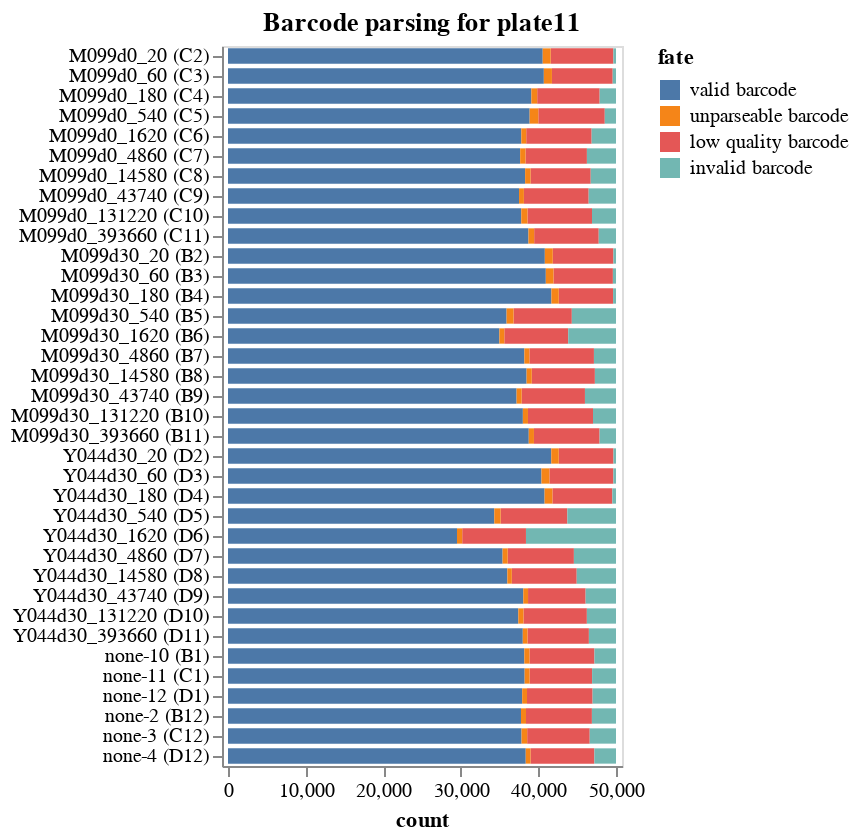

The cell this chart's notebook holds for it:
### Markdown cell above
## Statistics on barcode-parsing for each sample
Make interactive chart of the "fates" of the sequencing reads parsed for each sample on the plate.

If most sequencing reads are not "valid barcodes", this could potentially indicate some problem in the sequencing or barcode set you are parsing.

Potential fates are:
 - *valid barcode*: barcode that matches a known virus or neutralization standard, we hope most reads are this.
 - *invalid barcode*: a barcode with proper flanking sequences, but does not match a known virus or neutralization standard. If you  have a lot of reads of this type, it is probably a good idea to look at the invalid barcode CSVs (in the `./results/barcode_invalid/` subdirectory created by the pipeline) to see what these invalid barcodes are.
 - *unparseable barcode*: could not parse a barcode from this read as there was not a sequence of the correct length with the appropriate flanking sequence.
 - *low quality barcode*: low-quality or `N` nucleotides in barcode, could indicate problem with sequencing.
 - *failed chastity filter*: reads that failed the Illumina chastity filter, if these are reported in the FASTQ (they may not be).

Also, if the number of reads per sample is very uneven, that could indicate that you did not do a good job of balancing the different samples in the Illumina sequencing.

### Code cell
fates = (
    pd.concat([pd.read_csv(f).assign(sample=s) for f, s in zip(fate_csvs, samples)])
    .merge(samples_df, validate="many_to_one", on="sample")
    .assign(
        fate_counts=lambda x: x.groupby("fate")["count"].transform("sum"),
        sample_well=lambda x: x["sample_noplate"] + " (" + x["well"] + ")",
    )
    .query("fate_counts > 0")[  # only keep fates with at least one count
        ["fate", "count", "well", "serum_replicate", "sample_well", "dilution_factor"]
    ]
)

assert len(fates) == len(fates.drop_duplicates())

serum_replicates = sorted(fates["serum_replicate"].unique())
sample_wells = list(
    fates.sort_values(["serum_replicate", "dilution_factor"])["sample_well"]
)
            

serum_selection = alt.selection_point(
    fields=["serum_replicate"],
    bind=alt.binding_select(
        options=[None] + serum_replicates,
        labels=["all"] + serum_replicates,
        name="serum",
    ),
)

fates_chart = (
    alt.Chart(fates)
    .add_params(serum_selection)
    .transform_filter(serum_selection)
    .encode(
        alt.X("count", scale=alt.Scale(nice=False, padding=3)),
        alt.Y(
            "sample_well",
            title=None,
            sort=sample_wells,
        ),
        alt.Color("fate", sort=sorted(fates["fate"].unique(), reverse=True)),
        alt.Order("fate", sort="descending"),
        tooltip=fates.columns.tolist(),
    )
    .mark_bar(height={"band": 0.85})
    .properties(
        height=alt.Step(10),
        width=200,
        title=f"Barcode parsing for {plate}",
    )
    .configure_axis(grid=False)
)

fates_chart

### Figure 1 — Vega-Lite specification as saved in the notebook (floating-point values rounded to 4 significant figures; data arrays with more than 128 entries replaced by an {"elided": "..."} marker saying what was removed)
{"config": {"view": {"continuousWidth": 300, "continuousHeight": 300}, "axis": {"grid": false}}, "data": {"name": "data-65c88dd4b5091024fc8b6f005f84637e"}, "mark": {"type": "bar", "height": {"band": 0.85}}, "encoding": {"color": {"field": "fate", "sort": ["valid barcode", "unparseable barcode", "low quality barcode", "invalid barcode"], "type": "nominal"}, "order": {"field": "fate", "sort": "descending", "type": "nominal"}, "tooltip": [{"field": "fate", "type": "nominal"}, {"field": "count", "type": "quantitative"}, {"field": "well", "type": "nominal"}, {"field": "serum_replicate", "type": "nominal"}, {"field": "sample_well", "type": "nominal"}, {"field": "dilution_factor", "type": "quantitative"}], "x": {"field": "count", "scale": {"nice": false, "padding": 3}, "type": "quantitative"}, "y": {"field": "sample_well", "sort": {"elided": "144 str values"}, "title": null, "type": "nominal"}}, "height": {"step": 10}, "params": [{"name": "param_7", "select": {"type": "point", "fields": ["serum_replicate"]}, "bind": {"input": "select", "options": [null, "M099d0", "M099d30", "Y044d30", "none-10", "none-11", "none-12", "none-2", "none-3", "none-4"], "labels": ["all", "M099d0", "M099d30", "Y044d30", "none-10", "none-11", "none-12", "none-2", "none-3", "none-4"], "name": "serum"}}], "title": "Barcode parsing for plate11", "transform": [{"filter": {"param": "param_7"}}], "width": 200, "$schema": "https://vega.github.io/schema/vega-lite/v5.16.3.json", "datasets": {"data-65c88dd4b5091024fc8b6f005f84637e": {"elided": "144 records"}}}
